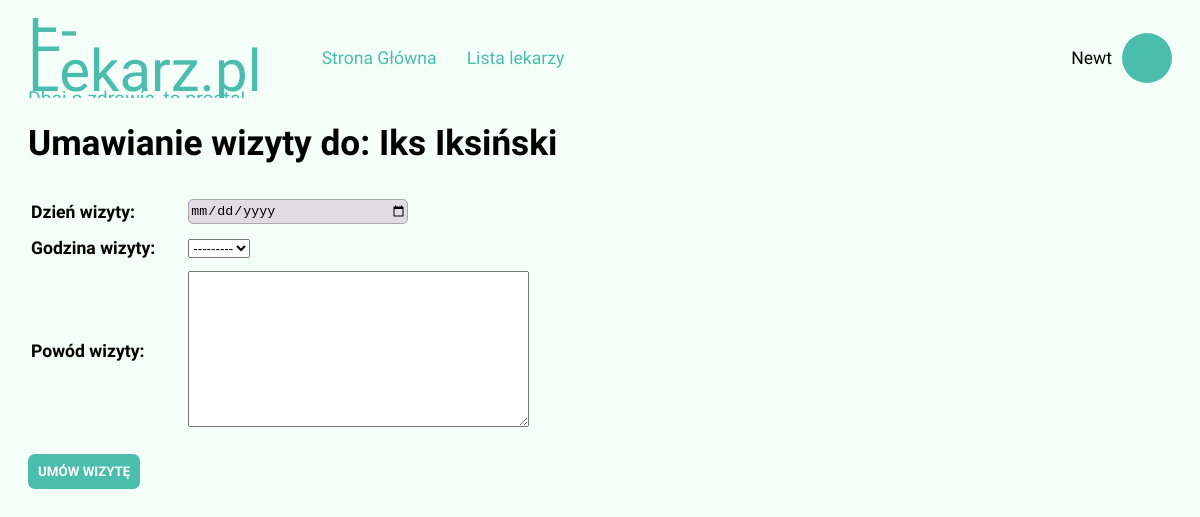
Page /appointment/31 (signed in) on the committed database.
### main/models.py (models this page shows, shortened)
class CustomUser(AbstractUser):
    second_name = models.CharField(max_length=50, blank=True, null=True, verbose_name="Drugie imię")
    PESEL = models.IntegerField(unique=True, validators=[MinValueValidator(90000000000),MaxValueValidator(99999999999)])
    city = models.CharField(max_length=50, verbose_name="Miasto")
    address = models.CharField(max_length=255, verbose_name="Adres zamieszkania")
    phone_number = models.IntegerField(verbose_name="Numer telefonu", unique=True, validators=[MinValueValidator(100000000),MaxValueValidator(999999999)])
    isDoctor = models.BooleanField(default=False)

class DoctorProfile(models.Model):
    SPECS = [
        ("kardiolog", "Kardiolog"), ("kardiochirurg", "Kardiochirurg"),
        ("ortopeda", "Ortopeda"), ("fizjoterapeuta", "Fizjoterapeuta"),
        ("psycholog", "Psycholog"),  ("psychoterapeuta", "Psychoterapeuta"),
        ("psychiatra", "Psychiatra"),  ("psychiatra_dziecięcy", "Psychiatra dziecięcy"),
        ("weterynarz", "Weterynarz"),  ("pediatra", "Pediatra"),
        ("hepatolog", "Hepatolog"),  ("nefrolog", "Nefrolog"),
        ("stomatolog", "Stomatolog"),  ("dermatolog", "Dermatolog"),
        ("neurolog", "Neurolog"),  ("neurochirurg", "Neurochirurg"),
        ("chirurg", "Chirurg"),  ("kardiochirurg", "Kardiochirurg"),
        ("hematolog", "Hematolog"),  ("laryngolog", "Laryngolog"),
        ("alergolog", "Alergolog"),  ("pulmunolog", "Pulmunolog"),
        ("anestezjolog", "Anestezjolog"),  ("lekarz_rodzinny", "Lekarz rodzinny"),
        ("lekarz_medycyny_pracy", "Lekarz medycyny pracy"),  ("gastrolog", "Gastrolog"),
        ("ginekolog", "Ginekolog"),  ("endokrynolog", "Endokrynolog"),
    ]
    user = models.OneToOneField(settings.AUTH_USER_MODEL, on_delete=models.CASCADE, related_name='doctor_profile', primary_key=True)
    description = models.TextField(verbose_name="Opis")
    PWZ_number = models.IntegerField(blank=True, null=True, verbose_name="Numer licencji lekarskiej", unique=True, validators=[MinValueValidator(100000),MaxValueValidator(999999)])
    facility = models.CharField(max_length=255, verbose_name="Placówka")
    city = models.CharField(max_length=50, verbose_name="Miasto")
    address = models.CharField(max_length=255, verbose_name="Adres")
    spec1 = models.CharField(max_length=50, choices=(SPECS), verbose_name="Główna specjalizacja") #choice
    spec2 = models.CharField(max_length=50, choices=(SPECS), blank=True, null=True, verbose_name="Dodatkowa specjalizacja (opcjonalna)") #choice

### main/views.py (the view)
# urls.py: path('appointment/<int:id>', views.makeAppointment, name='appointment'),
def makeAppointment(request, id):
    doc = get_object_or_404(DoctorProfile, user=id)
    if request.method == 'POST':
        if request.user.is_anonymous:
            form = AppointmentFormAnonymous(request.POST)
        else:
            form = AppointmentFormLogged(request.POST)
            form.instance.first_name = request.user.first_name
            form.instance.last_name = request.user.last_name
            form.instance.phone_number = request.user.phone_number
        if form.is_valid():
            if not request.user.is_anonymous:
                form.instance.patient = request.user
            form.instance.doctor = doc.user
            form.save()
            messages.success(request, "Pomyślnie umówiono wizytę!")
            return redirect("main:docProfile", id=id)
        else:
            messages.error(request, "Wypełnij poprawnie formularz, by umówić się na wizytę")
    else:
        if request.user.is_anonymous:
            form = AppointmentFormAnonymous()
        else:
            form = AppointmentFormLogged()
    context = {'doc': doc, 'form': form}
    return render(request, 'docProfile/appointment.html', context)

### main/forms.py
class AppointmentFormLogged(forms.ModelForm):
    class Meta:
        model = Appointment
        fields = ('date', 'hour', 'cause')
        widgets = {
                'date': DateInput(attrs={'type': 'date', 'placeholder':'Data wizyty'}),
        }

### main/templates/docProfile/appointment.html (shortened to what this page needs)
{% extends 'base.html' %}
{% load static %}
{% block css-links %}
    <link rel="stylesheet" href="{% static 'main/css/forms.css' %}">
{% endblock %}
{% block content %}
<h1> Umawianie wizyty do: {{doc.user.first_name}} {{doc.user.last_name}} </h1>
<div class="forms-div">
    <form action="{% url 'main:appointment' id=doc.user.id %}" method="post">
        <table>
        {{ form.as_table }}
        </table>
           <input type="submit" value="UMÓW WIZYTĘ">
    </form>
</div>
{% endblock %}

### main/templates/base.html (shortened to what this page needs)
{% load static %}
<!DOCTYPE html>
<html lang="en">
<head>
    <link rel="stylesheet" href="{% static 'main/css/main.css' %}">
    {% block css-links %} {% endblock %}
</head>
<body>
    <main>
        <section class="top">
        <div class="logo">
            <span class="logo-main">E-Lekarz.pl</span>
            <br>
            <span class="logo-alt">Dbaj o zdrowie, to proste!</span>
        </div>
        <div class="nav-links">
            <a class = "nav-links-a" href="{% url 'main:home' %}">Strona Główna</a>
            <a class = "nav-links-b" href="{% url 'main:search' %}">Lista lekarzy</a>
        </div>
        {% if not request.user.is_authenticated %}
        <div class="nav-buttons">
                <form action="{% url 'main:login' %}">
                <button type="submit" class="login"><span class="button-content">ZALOGUJ</span></button>
                </form>
                <button onclick="signup()" class="signup"><span class="button-content">ZAREJESTRUJ</span></button>
        </div>
        {% else %}
        <div class="nav-buttons">
            <a href="{% url 'main:profileView' %}" style="color:black">{{ request.user.first_name }}</a>
            <div class="img-user"></div>
        </div>
        {% endif %}
        </section>
        {% block content %} {% endblock %}
    </main>
</body>
</html>

### main/static/main/css/main.css (style rules this page uses)
*, *::after, *::before { box-sizing: border-box; }
html { overflow-y: scroll; }
body { padding: 10px 20px; background-color: #f5fffa; font-family: 'Signika Negative', sans-serif; font-size: 110%; }
.top { display: flex; width: 100%; height: 80px; align-items:center; overflow: hidden; }
.logo { font-family: 'Lalezar'; color: #4abdac; width: auto; height: auto; line-height: 0.7; font-size: 110%; }
.logo-main { font-size:300%; }
a { text-decoration: none; color: #4abdac; }
.nav-links { display:flex; margin-left: 30px; align-items: center; width: 100%; height: 100%; white-space: nowrap; padding: 0 30px; }
.nav-links-b, .signup { margin-left: 30px; }
.nav-buttons { display:flex; justify-content: right; align-items: center; width: 100%; height: 100%; white-space: nowrap; }
.img-user { background-color: #4abdac; border-radius:50%; width:50px; height:50px; margin-left: 10px; background-image: url("https://api.iconify.design/ep/avatar.svg?color=black&height=48%27"); }
table th { text-align:left; }

### main/static/main/css/forms.css (style rules this page uses)
.forms-div form table input { background-color: #DFDCE3; border-radius: 5px; border: 1px #a8a8a8 solid; width: 220px; height: 25px; }
.forms-div form table { white-space: nowrap; }
.forms-div form table td { padding-left: 30px; }
.forms-div form table th,td { padding-top: 10px; }
.forms-div form input[type=submit] { margin-top: 20px; cursor: pointer; display: inline-flex; align-items: center; font-family: 'Signika Negative', sans-serif; font-weight: 700; height: 35px; color:white; background-color: #4abdac; border: none; border-radius: 7px; padding: 0 10px; }

### rows in the picture
CustomUser: user.first_name "Newt"
DoctorProfile: user.first_name "Iks", user.last_name "Iksiński"
